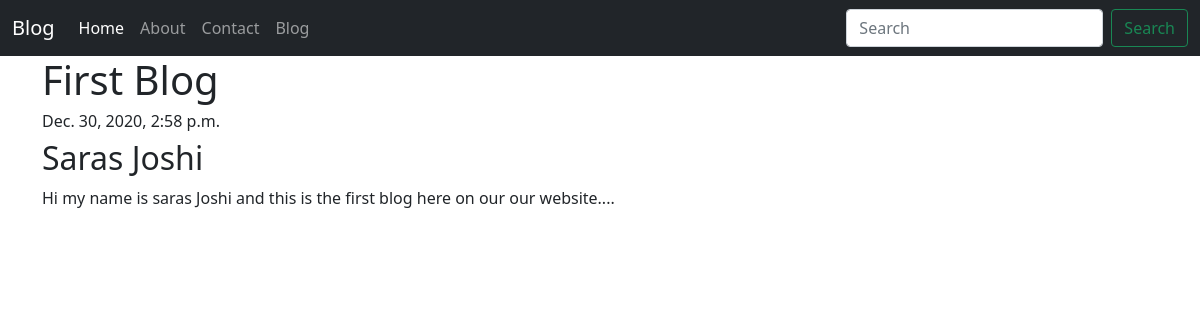
The page /blog/second-post on the database its author committed.
### mainApp/models.py (models this page shows, shortened)
class Post(models.Model):
    srno = models.AutoField(primary_key = True)
    title = models.CharField(max_length = 55)
    author = models.CharField(max_length = 55)
    slug = models.CharField(max_length = 150)
    timestamp = models.DateTimeField(blank=True)
    content = models.TextField()

### mainApp/views.py (the view)
# urls.py: path('<str:slug>',views.bloghome,name = 'bloghome')
def bloghome(request,slug):
     post = Post.objects.filter(slug = slug).first()
     context = {'post':post}
     return render(request,'blog/bloghome.html',context)

### templates/blog/bloghome.html (shortened to what this page needs)
{% extends 'base.html' %}
{% block body %}
<div class="container">
    <h1 class="blog-post-title">{{post.title}}</h1>
    <h6 class="blog-post-title">{{post.timestamp}}</h6>
    <h2 class="blog-post-title">{{post.author}}</h2>
    <p>{{post.content}}</p>
</div>
{% endblock body %}

### rows shown on the page
Post: title "First Blog", timestamp "Dec. 30, 2020, 2:58 p.m.", author "Saras Joshi", content "Hi my name is saras Joshi and this is the first blog here on our our website...."
